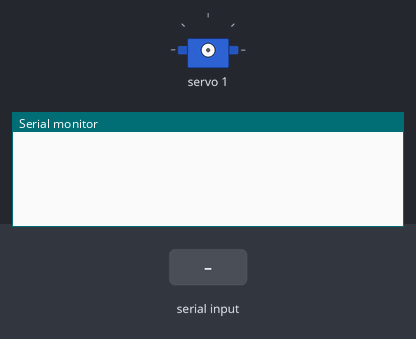
The sketch below on a simulated Arduino Uno, built with avr-gcc and run on an emulated ATmega328P. Shown: servo, the last lines printed to the serial monitor. The inputs (shaded band) are chosen by the test bench.

Above: at 1.2 s.
1.3 s: "90,45\n" received over Serial
At 2.5 s:
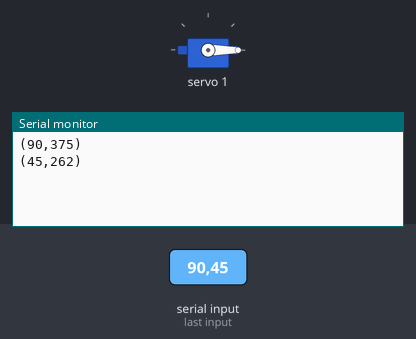
2.8 s: "30,150\n" received over Serial
At 3.7 s:
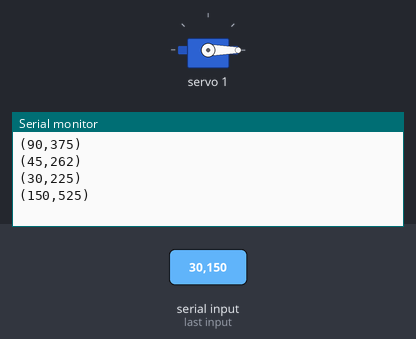
Timing chart, 0 to 5.8 s (numbered marks = the images above; inputs shaded):
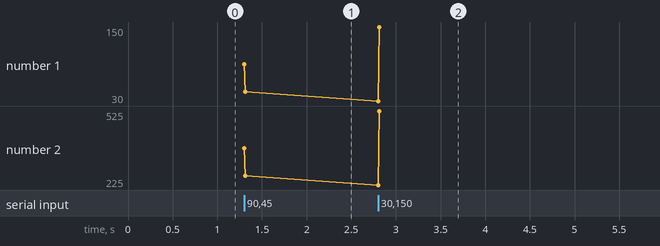

The sketch:

pca9685_basicControl.ino
```cpp
// #include <PCA9685.h>

#include <Wire.h>
#include <Adafruit_PWMServoDriver.h>

Adafruit_PWMServoDriver pwm=Adafruit_PWMServoDriver();

void setup() {
  Serial.begin(9600);
  pwm.begin();
  pwm.setPWMFreq(51); //오작동 한다면 50Hz에서 조금씩 바꿔보기
}

void loop() {
  int a = Serial.parseInt(); //시리얼 통신으로 값을 받아옴

  if (Serial.available()) {

    int ra = constrain(map(a, 0, 180, 150, 600), 150, 600); //받은 값의 범위 0~180을 펄스길이150~600으로 매핑해주고, ra의 최소,최대를 150,600을 넘지 않게 해준다.

    pwm.setPWM(1,0,5); //pca9685모듈의 0번 포트에 연결된 서보를 ra만큼 회전

    Serial.print('(');
    Serial.print(a);
    Serial.print(',');
    Serial.print(ra);
    Serial.println(')');
    delay(10);
  }
}
```

Measured:
- after the input at 1.3 s, the serial monitor: prints a new line at once (image 1)
- after the input at 2.8 s, the serial monitor: prints a new line at once (image 2)
- plotted number 1: 45 → 150 after the input at 2.8 s
- plotted number 2: 262 → 525 after the input at 2.8 s
